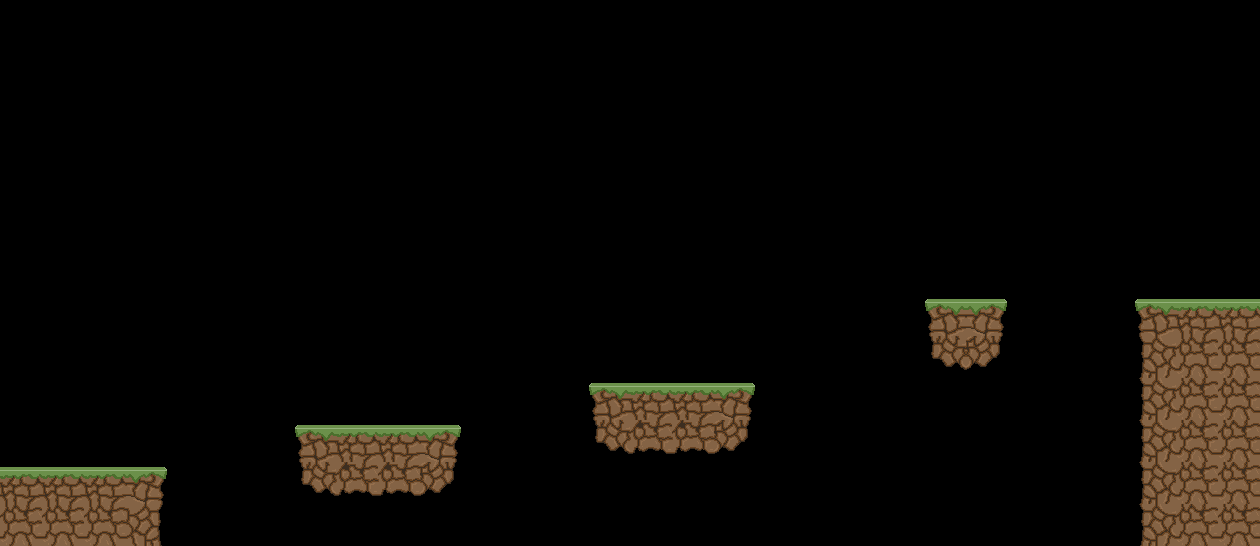

Rendered tile map (Tiled .tmx) drawn with the repository's tilesets; below, a short description and the map source with its tile grids summarised:
An orthogonal 30x13 tile map with 42x42 px tiles, 1 tile layer (Terrain) and 5 objects.

<map version="1.2" tiledversion="1.2.1" orientation="orthogonal" renderorder="right-down" width="30" height="13" tilewidth="42" tileheight="42" infinite="0" nextlayerid="5" nextobjectid="3">
 <tileset firstgid="1" name="atlas" tilewidth="42" tileheight="42" tilecount="9" columns="3">
  <image source="atlas.png" width="126" height="126" />
  <terraintypes>
   <terrain name="terrain" tile="0" />
  </terraintypes>
  <tile id="0" terrain=",,,0">
   <objectgroup draworder="index">
    <object id="1" x="4" y="7" width="38" height="35" />
   </objectgroup>
  </tile>
  <tile id="1" terrain=",,0,0">
   <objectgroup draworder="index">
    <object id="1" x="0" y="7" width="42" height="35" />
   </objectgroup>
  </tile>
  <tile id="2" terrain=",,0,">
   <objectgroup draworder="index">
    <object id="1" x="0" y="7" width="38" height="35" />
   </objectgroup>
  </tile>
  <tile id="3" terrain=",0,,0" />
  <tile id="4" terrain="0,0,0,0" />
  <tile id="5" terrain="0,,0," />
  <tile id="6" terrain=",0,," />
  <tile id="7" terrain="0,0,," />
  <tile id="8" terrain="0,,," />
 </tileset>
 <layer id="1" name="Terrain" width="30" height="13">
  <data>[390 cells, 46 non-empty, 9 distinct tile ids]</data>
 </layer>
 <objectgroup id="3" name="Spawn">
  <object id="1" gid="5" x="42" y="462" width="42" height="42" />
 </objectgroup>
 <objectgroup id="4" name="Goal">
  <object id="2" gid="5" x="1176" y="294" width="42" height="42" />
 </objectgroup>
</map>